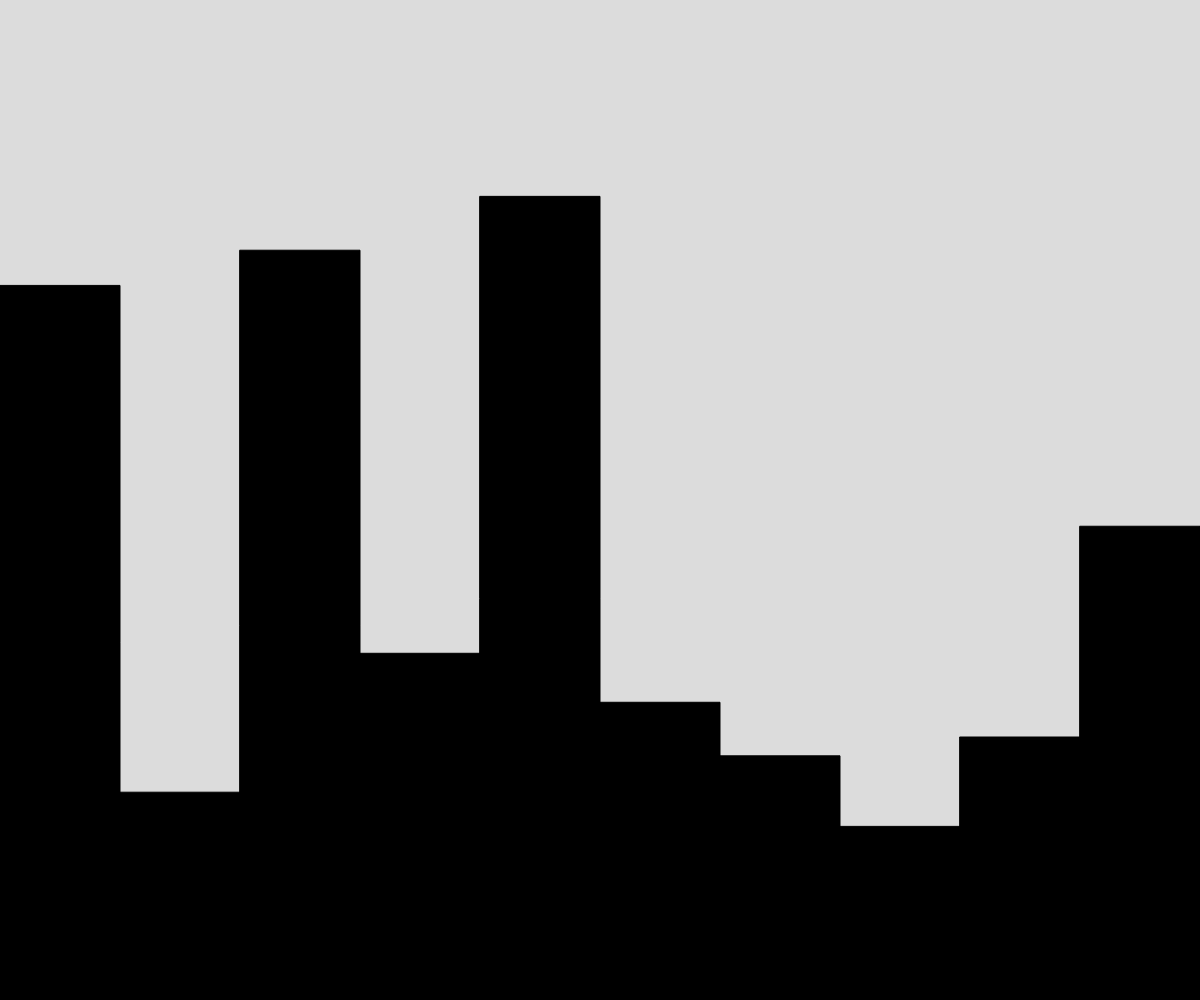
Frame 1 (no input)
Frame 60 (no input): identical to frame 1, image omitted
Frame 120 (the mouse pressed at the canvas centre since frame 60): identical to frame 1, image omitted

The p5.js sketch that drew this single still picture (run headless with seeded random() and noise() and a simulated clock; from frame 60 on, the mouse is pressed at the canvas centre):

// p5.js sketch
// ── sketch.js
// Project Title
// Your Name
// Date
//
// Extra for Experts:
// - describe what you did to take this project "above and beyond"

let numberOfRect = 10;
let rectHeights = [];
let rectWidth;


function setup() {
  createCanvas(windowWidth, windowHeight);
  rectWidth = width/numberOfRect;
  setTheHeights();
}

function draw() {
  background(220);
  displayRects();
}

function setTheHeights() {
  for (let i = 0; i < numberOfRect; i++) {
    rectHeights.push(random(1, height));    
  }
}

function displayRects() {
  for (let i = 0; i < numberOfRect; i++) {
    fill("black");
    rect(i*rectWidth, height - rectHeights[i], rectWidth, rectHeights[i]);
  }
}
